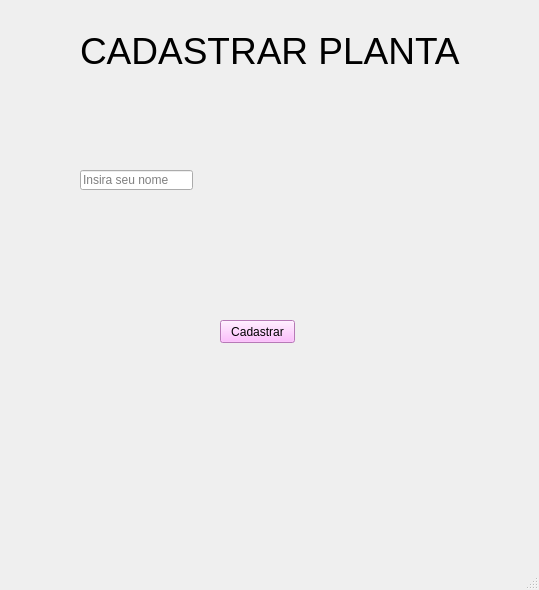
<?xml version="1.0" encoding="UTF-8"?>
<ui version="4.0">
 <class>MainWindow</class>
 <widget class="QMainWindow" name="MainWindow">
  <property name="geometry">
   <rect>
    <x>0</x>
    <y>0</y>
    <width>539</width>
    <height>590</height>
   </rect>
  </property>
  <property name="windowTitle">
   <string>MainWindow</string>
  </property>
  <widget class="QWidget" name="centralwidget">
   <widget class="QPushButton" name="btnCadastrar">
    <property name="geometry">
     <rect>
      <x>220</x>
      <y>320</y>
      <width>75</width>
      <height>23</height>
     </rect>
    </property>
    <property name="styleSheet">
     <string notr="true">background-color: rgb(255, 170, 255);</string>
    </property>
    <property name="text">
     <string>Cadastrar</string>
    </property>
   </widget>
   <widget class="QLineEdit" name="editTextNome">
    <property name="geometry">
     <rect>
      <x>80</x>
      <y>170</y>
      <width>113</width>
      <height>20</height>
     </rect>
    </property>
    <property name="placeholderText">
     <string>Insira seu nome</string>
    </property>
   </widget>
   <widget class="QLabel" name="label">
    <property name="geometry">
     <rect>
      <x>80</x>
      <y>10</y>
      <width>391</width>
      <height>81</height>
     </rect>
    </property>
    <property name="font">
     <font>
      <pointsize>28</pointsize>
     </font>
    </property>
    <property name="text">
     <string>CADASTRAR PLANTA</string>
    </property>
   </widget>
  </widget>
  <widget class="QMenuBar" name="menubar">
   <property name="geometry">
    <rect>
     <x>0</x>
     <y>0</y>
     <width>539</width>
     <height>21</height>
    </rect>
   </property>
  </widget>
  <widget class="QStatusBar" name="statusbar"/>
 </widget>
 <resources/>
 <connections/>
</ui>
